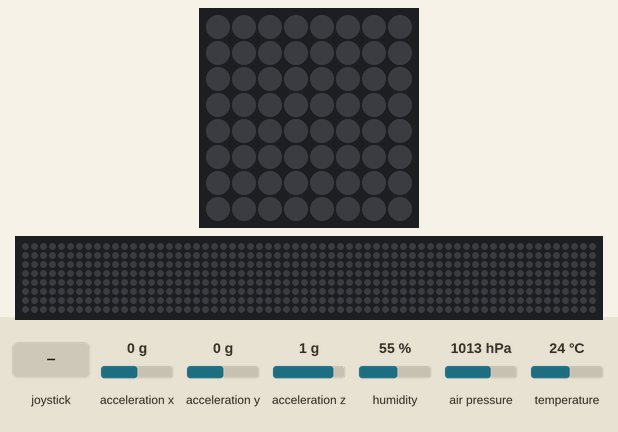
Recording of a program running on a simulated Raspberry Pi (BCM pin numbers) with a Sense HAT. Shown: the Sense HAT's 8×8 RGB LED matrix, a strip that is not on the board, showing the scrolling text unrolled. Inputs (shaded band) come from the test bench; at power-on: acceleration x 0 g, acceleration y 0 g, acceleration z 1 g, humidity 55 %, air pressure 1013 hPa, temperature 24 °C. The 64×8 strip is a reading aid, not a part: it shows the text the matrix is scrolling, unrolled, one strip-width of it at a time.

Above: at 1.2 s.
1.3 s: joystick pushed up
At 1.45 s:
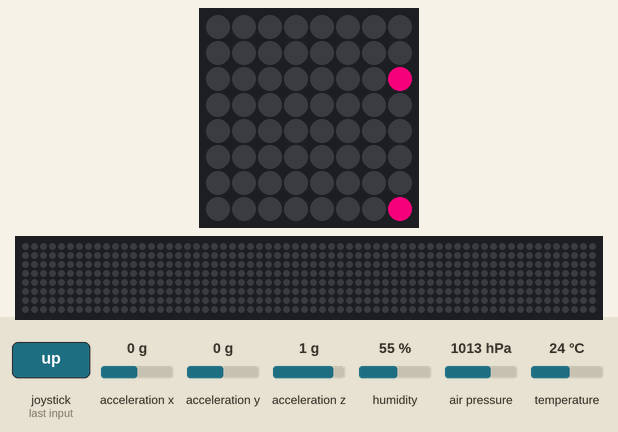
At 1.95 s:
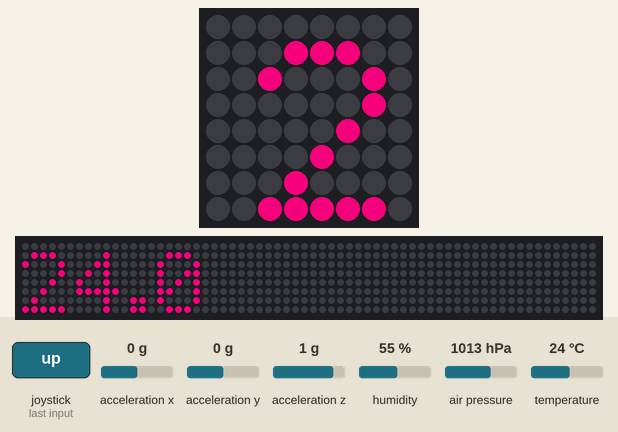
3.2 s: joystick pushed down
At 5.37 s:
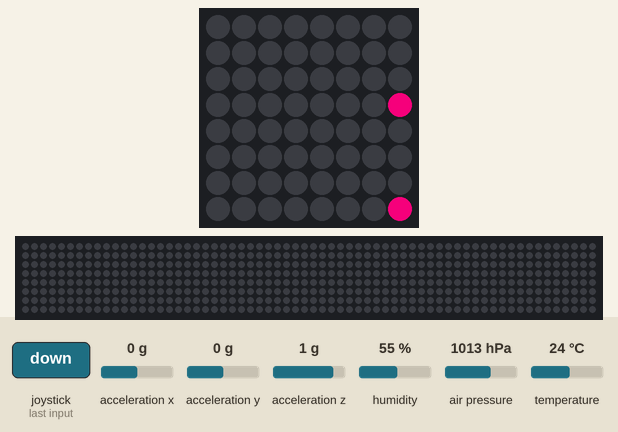

The program:

hat.py
```python
# raspberry pi sense hat

from sense_hat import SenseHat
from time import sleep
from random import randint

sense = SenseHat()

# Define colours
red = (255, 0, 0)
blue = (0, 0, 255)
green = (0, 255, 0)
white = (255, 255, 255)
yellow = (255, 255, 0)
magenta = (226, 0, 116)
black = (0, 0, 0)

# Take readings from all three sensors
t = sense.get_temperature()
p = sense.get_pressure()
h = sense.get_humidity()

# Round the values to one decimal place
t = round(t, 1)
p = round(p, 1)
h = round(h, 1)

message = "Temperature: " + str(t) + " Pressure: " + str(p) + " Humidity: " + str(h)

# Get accelerometer data
acceleration = sense.get_accelerometer_raw()
x = acceleration['x']
y = acceleration['y']
z = acceleration['z']

x=round(x, 0)
y=round(y, 0)
z=round(z, 0)

#print("x={0}, y={1}, z={2}".format(x, y, z))

while True:
  for event in sense.stick.get_events():
    # Check if the joystick was pressed
    if event.action == "pressed":

      # Check which direction
      if event.direction == "up":       # Up arrow
        sense.show_message(str(t), text_colour=magenta, back_colour=black, scroll_speed=0.1)
      elif event.direction == "down":   # Down arrow
        sense.show_message("x={0}, y={1}, z={2}".format(x, y, z), text_colour=magenta, back_colour=black, scroll_speed=0.1)
      elif event.direction == "left":   # Left arrow
        sense.show_message(str(p), text_colour=magenta, back_colour=black, scroll_speed=0.1)
      elif event.direction == "right":  # Right arrow
        sense.show_message(str(p), text_colour=magenta, back_colour=black, scroll_speed=0.1)
      elif event.direction == "middle": # Enter key
        sense.show_message(message, text_colour=magenta, back_colour=black, scroll_speed=0.1)

      # Wait a while and then clear the screen
      sleep(1)
      sense.clear()

sense.clear()
```

Measured:
- after the input at 1.3 s, the LEDs: change after 0.10 s (image 1)
- after the input at 3.2 s, the LEDs: first differ from a run without the input after 2.1 s (image 3)
